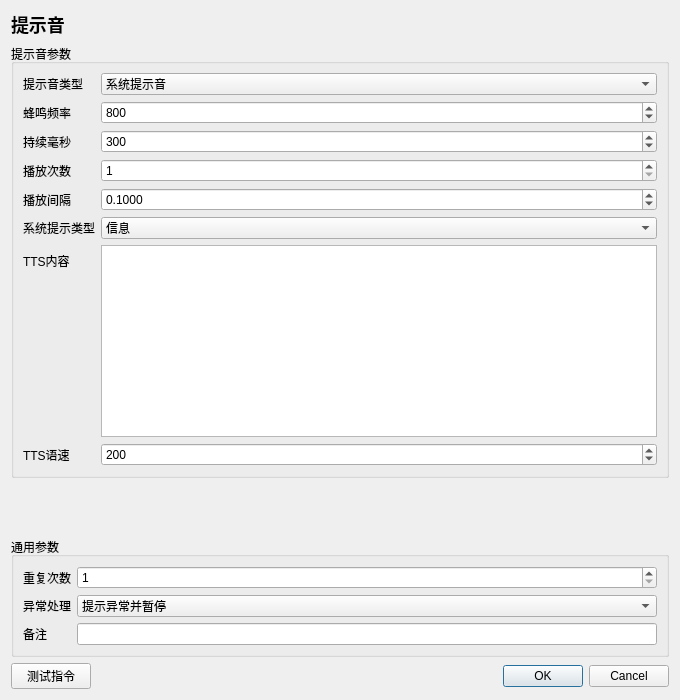
<?xml version="1.0" encoding="UTF-8"?>
<ui version="4.0"><class>InstructionEditor</class><widget class="QDialog" name="InstructionEditor">
<property name="geometry"><rect><x>0</x><y>0</y><width>680</width><height>700</height></rect></property><property name="minimumSize"><size><width>560</width><height>480</height></size></property><property name="windowTitle"><string>提示音</string></property>
<layout class="QVBoxLayout" name="rootLayout">
<item><widget class="QLabel" name="titleLabel"><property name="text"><string>提示音</string></property><property name="styleSheet"><string>font-size: 18px; font-weight: 600;</string></property></widget></item>
<item><widget class="QGroupBox" name="parameterGroupBox"><property name="title"><string>提示音参数</string></property><layout class="QFormLayout" name="parameterFormLayout"><item row="0" column="0"><widget class="QLabel" name="parameterLabel_0"><property name="text"><string>提示音类型</string></property></widget></item><item row="0" column="1"><widget class="QComboBox" name="parameter_0"><item><property name="text"><string>系统提示音</string></property></item><item><property name="text"><string>蜂鸣</string></property></item><item><property name="text"><string>TTS</string></property></item><property name="currentIndex"><number>0</number></property></widget></item>
<item row="1" column="0"><widget class="QLabel" name="parameterLabel_1"><property name="text"><string>蜂鸣频率</string></property></widget></item><item row="1" column="1"><widget class="QSpinBox" name="parameter_1"><property name="minimum"><number>37</number></property><property name="maximum"><number>32767</number></property><property name="value"><number>800</number></property></widget></item>
<item row="2" column="0"><widget class="QLabel" name="parameterLabel_2"><property name="text"><string>持续毫秒</string></property></widget></item><item row="2" column="1"><widget class="QSpinBox" name="parameter_2"><property name="minimum"><number>1</number></property><property name="maximum"><number>60000</number></property><property name="value"><number>300</number></property></widget></item>
<item row="3" column="0"><widget class="QLabel" name="parameterLabel_3"><property name="text"><string>播放次数</string></property></widget></item><item row="3" column="1"><widget class="QSpinBox" name="parameter_3"><property name="minimum"><number>1</number></property><property name="maximum"><number>999</number></property><property name="value"><number>1</number></property></widget></item>
<item row="4" column="0"><widget class="QLabel" name="parameterLabel_4"><property name="text"><string>播放间隔</string></property></widget></item><item row="4" column="1"><widget class="QDoubleSpinBox" name="parameter_4"><property name="decimals"><number>4</number></property><property name="minimum"><double>0.000000</double></property><property name="maximum"><double>60.000000</double></property><property name="value"><double>0.100000</double></property></widget></item>
<item row="5" column="0"><widget class="QLabel" name="parameterLabel_5"><property name="text"><string>系统提示类型</string></property></widget></item><item row="5" column="1"><widget class="QComboBox" name="parameter_5"><item><property name="text"><string>警告</string></property></item><item><property name="text"><string>错误</string></property></item><item><property name="text"><string>询问</string></property></item><item><property name="text"><string>信息</string></property></item><item><property name="text"><string>系统启动</string></property></item><item><property name="text"><string>系统关闭</string></property></item><property name="currentIndex"><number>3</number></property></widget></item>
<item row="6" column="0"><widget class="QLabel" name="parameterLabel_6"><property name="text"><string>TTS内容</string></property></widget></item><item row="6" column="1"><widget class="QPlainTextEdit" name="parameter_6"><property name="minimumSize"><size><width>0</width><height>80</height></size></property><property name="plainText"><string></string></property></widget></item>
<item row="7" column="0"><widget class="QLabel" name="parameterLabel_7"><property name="text"><string>TTS语速</string></property></widget></item><item row="7" column="1"><widget class="QSpinBox" name="parameter_7"><property name="minimum"><number>50</number></property><property name="maximum"><number>500</number></property><property name="value"><number>200</number></property></widget></item></layout></widget></item>
<item><spacer name="verticalSpacer"><property name="orientation"><enum>Qt::Vertical</enum></property><property name="sizeHint" stdset="0"><size><width>20</width><height>20</height></size></property></spacer></item>
<item><widget class="QGroupBox" name="commonGroupBox"><property name="title"><string>通用参数</string></property><layout class="QFormLayout" name="commonFormLayout">
<item row="0" column="0"><widget class="QLabel" name="repeatLabel"><property name="text"><string>重复次数</string></property></widget></item><item row="0" column="1"><widget class="QSpinBox" name="repeatSpinBox"><property name="minimum"><number>1</number></property><property name="maximum"><number>999999</number></property><property name="value"><number>1</number></property></widget></item>
<item row="1" column="0"><widget class="QLabel" name="errorPolicyLabel"><property name="text"><string>异常处理</string></property></widget></item><item row="1" column="1"><widget class="QComboBox" name="errorPolicyComboBox"><item><property name="text"><string>自动跳过</string></property></item><item><property name="text"><string>提示异常并暂停</string></property></item><item><property name="text"><string>提示异常并停止</string></property></item><property name="currentIndex"><number>1</number></property></widget></item>
<item row="2" column="0"><widget class="QLabel" name="noteLabel"><property name="text"><string>备注</string></property></widget></item><item row="2" column="1"><widget class="QLineEdit" name="noteEdit"/></item>
</layout></widget></item>
<item><layout class="QHBoxLayout" name="footerLayout"><item><widget class="QPushButton" name="testButton"><property name="text"><string>测试指令</string></property></widget></item><item><spacer name="footerSpacer"><property name="orientation"><enum>Qt::Horizontal</enum></property><property name="sizeHint" stdset="0"><size><width>40</width><height>20</height></size></property></spacer></item><item><widget class="QDialogButtonBox" name="buttonBox"><property name="standardButtons"><set>QDialogButtonBox::Cancel|QDialogButtonBox::Ok</set></property></widget></item></layout></item>
</layout></widget><resources/><connections/></ui>
